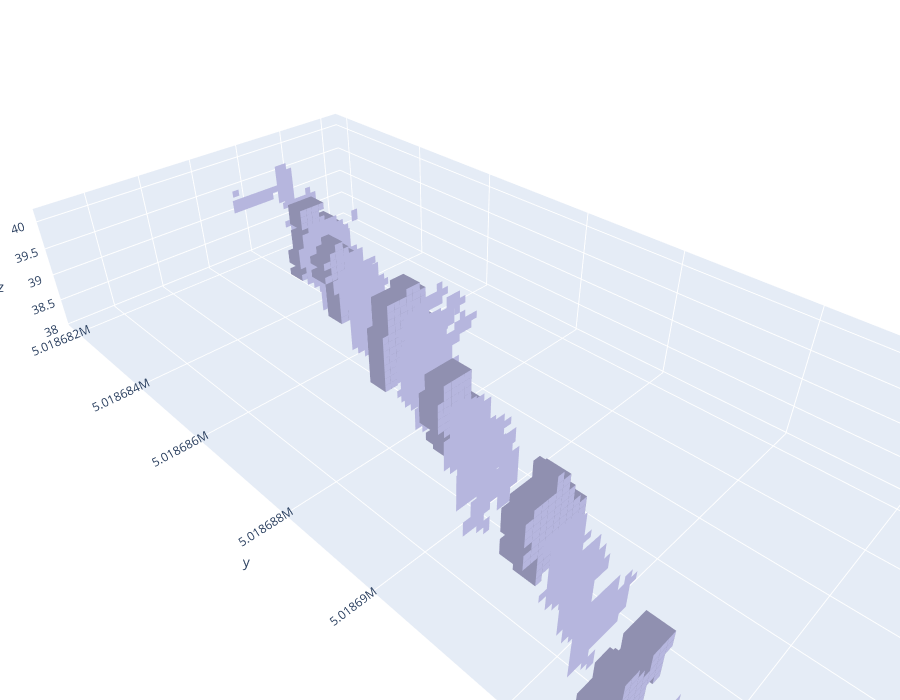

The notebook cell this image was saved under:
### Markdown cell above
Voxmesh even if it's not ideal for volume aprox.

### Code cell
import open3d as o3d
import numpy as np

def voxelgrid_to_cubes(voxel_grid, cube_size):
    voxels = voxel_grid.get_voxels()
    centers = np.array([
        voxel_grid.get_voxel_center_coordinate(v.grid_index)
        for v in voxels
    ])

    cube_list = []

    for v, center in zip(voxels, centers):
        cube = o3d.geometry.TriangleMesh.create_box(width=cube_size,
                                                    height=cube_size,
                                                    depth=cube_size)
        cube.translate(center - np.array([cube_size/2,
                                          cube_size/2,
                                          cube_size/2]))

        #Use voxel if has a color
        if hasattr(v, "color") and v.color is not None:
            cube.paint_uniform_color(v.color)
        else:
            cube.paint_uniform_color([0.6, 0.6, 0.6])

        cube_list.append(cube)

    # Connect all cubes in geometry
    full_mesh = o3d.geometry.TriangleMesh()
    for mesh in cube_list:
        full_mesh += mesh

    full_mesh.compute_vertex_normals()
    return full_mesh


cube_size = vsize
mesh = voxelgrid_to_cubes(voxel_grid, cube_size)

#o3d.visualization.draw(mesh)


def o3d_mesh_to_plotly(mesh, color=(150, 150, 150)):
    # Extract vertices and triangles
    verts = np.asarray(mesh.vertices)
    tris = np.asarray(mesh.triangles)

    # Convert color to RGB (0-255)
    r, g, b = color
    color_str = f"rgb({r},{g},{b})"

    # Create Plotly Mesh3D
    fig = go.Figure(data=[
        go.Mesh3d(
            x=verts[:, 0],
            y=verts[:, 1],
            z=verts[:, 2],
            i=tris[:, 0],
            j=tris[:, 1],
            k=tris[:, 2],
            color=color_str,
            opacity=1.0,
            flatshading=True
        )
    ])

    fig.update_layout(
        scene=dict(aspectmode="data"),
        width=900,
        height=700,
        margin=dict(l=0, r=0, t=0, b=0)
    )

    fig.show()

o3d_mesh_to_plotly(mesh, color=(180, 180, 220))
N = len(voxel_grid.get_voxels())
print(N)
print(vsize)
volume = N * (vsize ** 3)
print("Volume (m³):", volume)

### Figure 1 — Plotly figure (JSON) as saved in the notebook; plotly's stock layout.template omitted (floating-point values rounded to 4 significant figures; data arrays with more than 128 entries replaced by an {"elided": "..."} marker saying what was removed)
{"data": [{"color": "rgb(180,180,220)", "flatshading": true, "i": {"elided": "17832 int values"}, "j": {"elided": "17832 int values"}, "k": {"elided": "17832 int values"}, "opacity": 1, "type": "mesh3d", "x": {"elided": "11888 float values"}, "y": {"elided": "11888 float values"}, "z": {"elided": "11888 float values"}}], "layout": {"height": 700, "margin": {"b": 0, "l": 0, "r": 0, "t": 0}, "scene": {"aspectmode": "data"}, "width": 900}}
